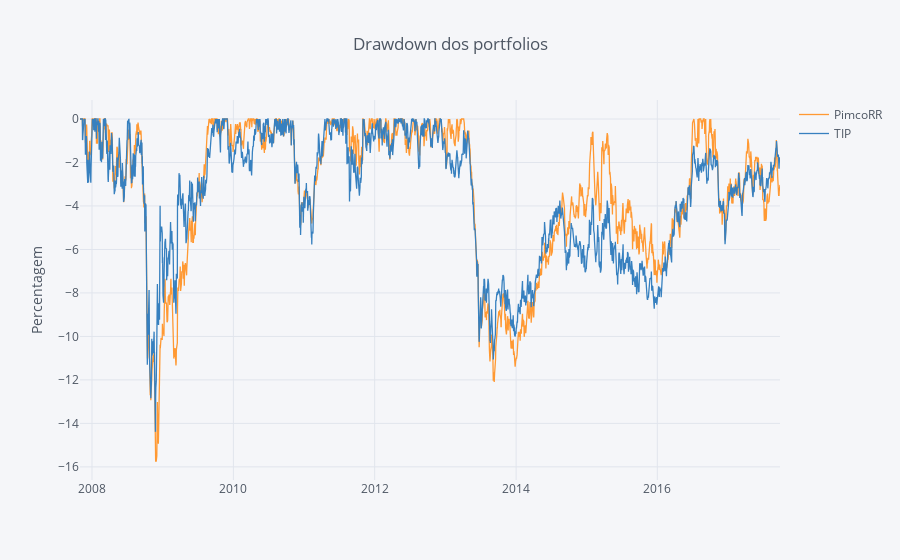

The notebook cell this image was saved under:
### Code cell
#### Computing Drawdowns ####
DD = round(compute_drawdowns(Quotes_df_norm), 2)

DD.iplot(kind='scatter', title='Drawdown dos portfolios', yTitle='Percentagem')

### Figure 1 — Plotly figure (JSON) as saved in the notebook; plotly's stock layout.template omitted (floating-point values rounded to 4 significant figures; data arrays with more than 128 entries replaced by an {"elided": "..."} marker saying what was removed)
{"data": [{"line": {"color": "rgba(255, 153, 51, 1.0)", "dash": "solid", "width": 1.3}, "mode": "lines", "name": "PimcoRR", "text": "", "type": "scatter", "x": {"elided": "2494 str values"}, "y": {"elided": "2494 float values"}}, {"line": {"color": "rgba(55, 128, 191, 1.0)", "dash": "solid", "width": 1.3}, "mode": "lines", "name": "TIP", "text": "", "type": "scatter", "x": {"elided": "2494 str values"}, "y": {"elided": "2494 float values"}}], "layout": {"legend": {"bgcolor": "#F5F6F9", "font": {"color": "#4D5663"}}, "paper_bgcolor": "#F5F6F9", "plot_bgcolor": "#F5F6F9", "title": "Drawdown dos portfolios", "titlefont": {"color": "#4D5663"}, "xaxis1": {"gridcolor": "#E1E5ED", "showgrid": true, "tickfont": {"color": "#4D5663"}, "title": "", "titlefont": {"color": "#4D5663"}, "zerolinecolor": "#E1E5ED"}, "yaxis1": {"gridcolor": "#E1E5ED", "showgrid": true, "tickfont": {"color": "#4D5663"}, "title": "Percentagem", "titlefont": {"color": "#4D5663"}, "zerolinecolor": "#E1E5ED"}}}
